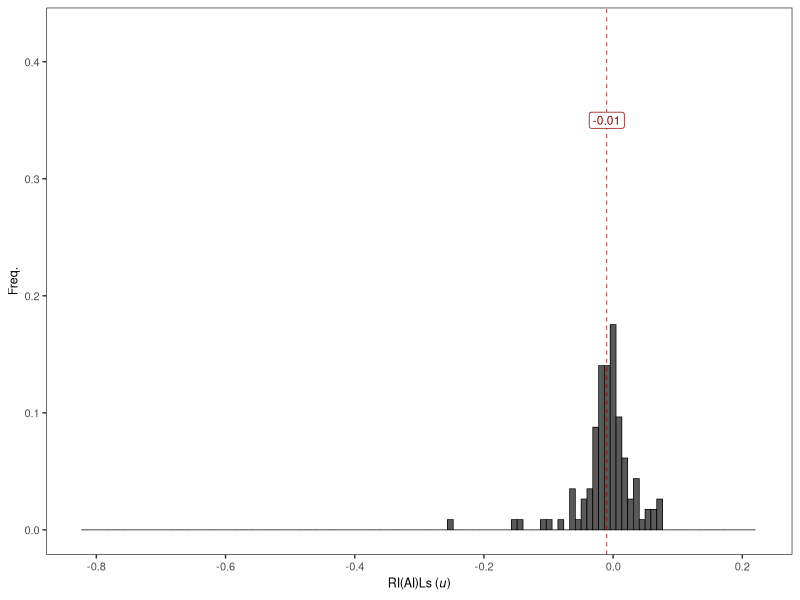
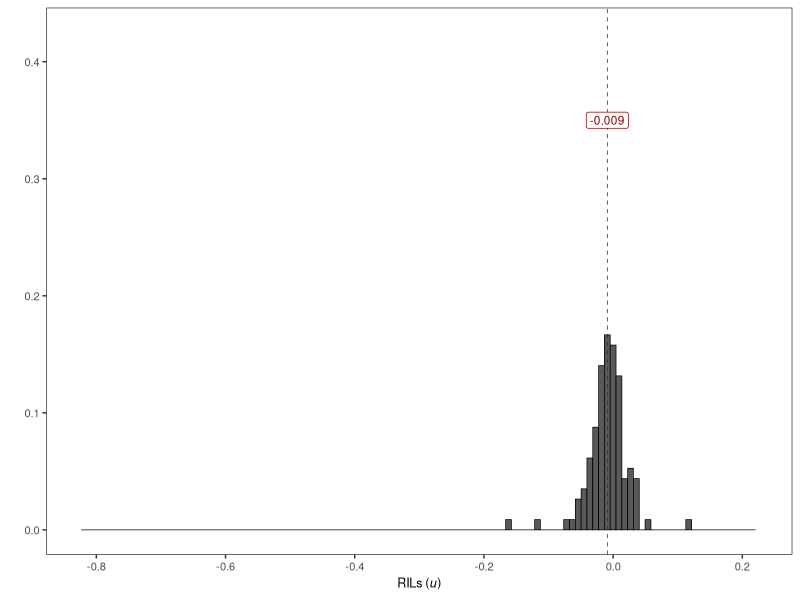
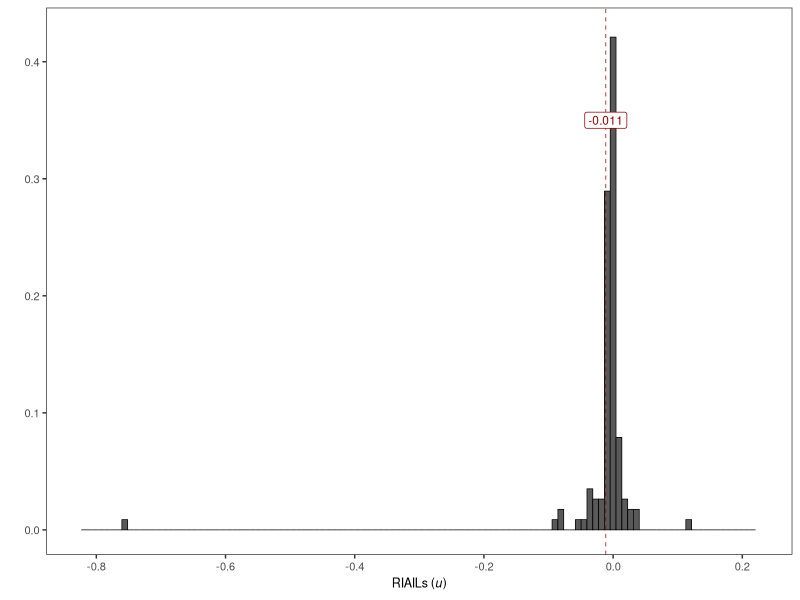
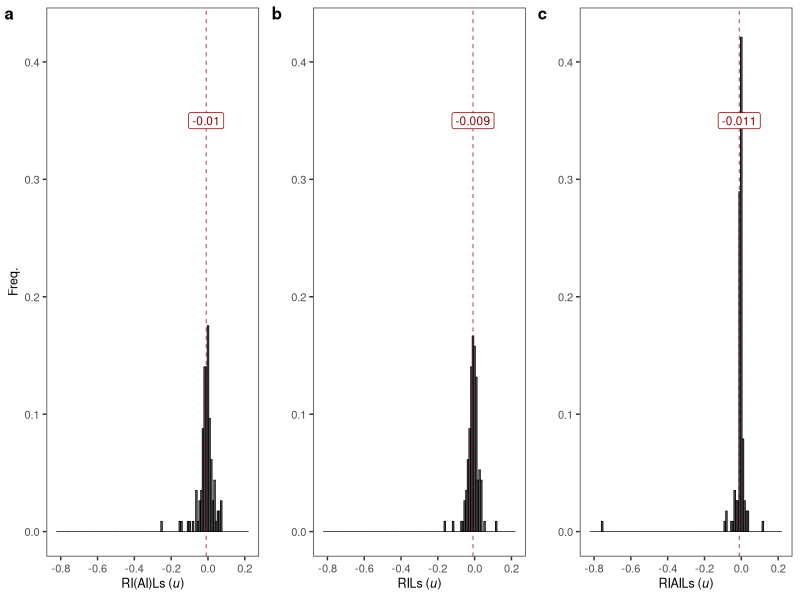
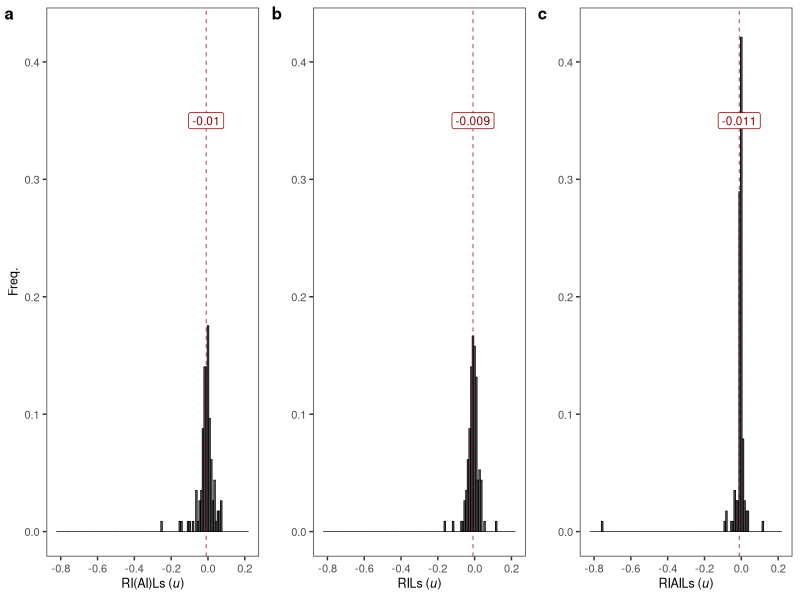
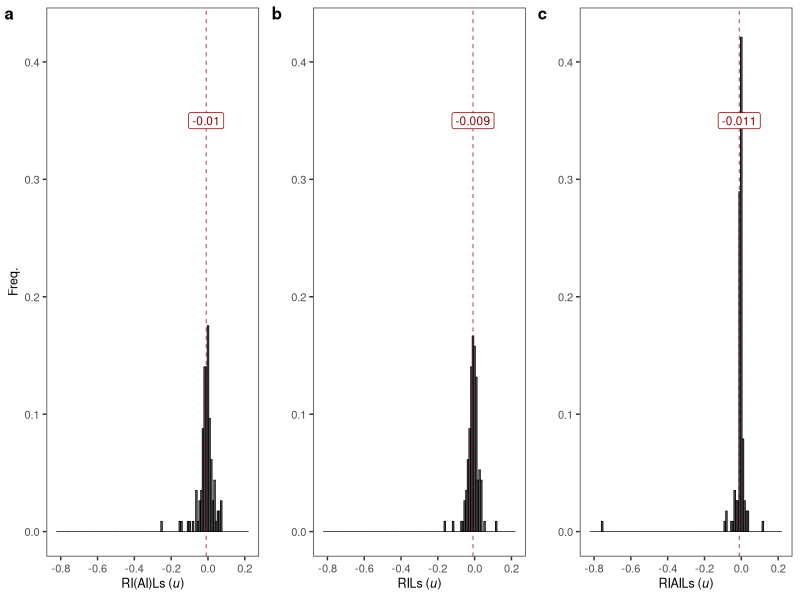

These charts were generated, in order, by the following R code:
library(tidyverse)

# Set working directory
setwd(glue::glue("{dirname(rstudioapi::getActiveDocumentContext()$path)}/.."))

# load data
df_all <- data.table::fread("data/processed/Table_posterior_haplotype_effects_RIL+RIAIL.csv")
df_ril <- data.table::fread("data/processed/Table_posterior_haplotype_effects_RIL.csv")
df_riails <- data.table::fread("data/processed/Table_posterior_haplotype_effects_RIAIL.csv")

# get max x range for all dfs
ax <- c(max(df_all$mean), min(df_all$mean))
bx <- c(max(df_ril$mean), min(df_ril$mean))
cx <- c(max(df_riails$mean), min(df_riails$mean))

# plot the histogram with freq on y and Delta (w) on x
a <- ggplot(df_all) +
  aes(x = mean, y=stat(count)/sum(stat(count))) +
  geom_histogram(binwidth = 0.009, color = "black", linewidth = 0.25) +
  geom_vline(xintercept = mean(df_all$mean), linetype = 2, color = "darkred", linewidth = 0.25) +
  annotate(geom = "label", x = mean(df_all$mean), y = 0.35, size = 3,
           label = glue::glue("{round(mean(df_all$mean), digits=3)}"),
           color = "darkred", size = 3) +
  labs(y = "Freq.", x = expression(paste('RI(AI)Ls (',italic('u'),')'))) +
  scale_x_continuous(labels = scales::number_format(accuracy = 0.1),
                     limits = c(-0.825, 0.225),
                     breaks = c(-0.8, -0.6, -0.4, -0.2, 0, 0.2)) +
  scale_y_continuous(labels = scales::number_format(accuracy = 0.1),
                     limits = c(0, 0.425)) +
  theme_bw() +
  theme(panel.grid = element_blank(),
        axis.title = element_text(size = 9),
        axis.text = element_text(size = 8))
a

b <- ggplot(df_ril) +
  aes(x = mean, y=stat(count)/sum(stat(count))) +
  geom_histogram(binwidth = 0.009, color = "black", linewidth = 0.25) +
  geom_vline(xintercept = mean(df_ril$mean), linetype = 2, color = "darkred", linewidth = 0.25) +
  annotate(geom = "label", x = mean(df_ril$mean), y = 0.35, size = 3,
           label = glue::glue("{round(mean(df_ril$mean), digits=3)}"),
           color = "darkred", size = 3) +
  labs(y = "", x = expression(paste('RILs (',italic('u'),')'))) +
  scale_x_continuous(labels = scales::number_format(accuracy = 0.1),
                     limits = c(-0.825, 0.225),
                     breaks = c(-0.8, -0.6, -0.4, -0.2, 0, 0.2)) +
  scale_y_continuous(labels = scales::number_format(accuracy = 0.1),
                     limits = c(0, 0.425)) +
  theme_bw() +
  theme(panel.grid = element_blank(),
        axis.title = element_text(size = 9),
        axis.text = element_text(size = 8))
b

c <- ggplot(df_riails) +
  aes(x = mean, y=stat(count)/sum(stat(count))) +
  geom_histogram(binwidth = 0.009, color = "black", linewidth = 0.25) +
  geom_vline(xintercept = mean(df_riails$mean), linetype = 2, color = "darkred", linewidth = 0.25) +
  annotate(geom = "label", x = mean(df_riails$mean), y = 0.35, size = 3,
           label = glue::glue("{round(mean(df_riails$mean), digits=3)}"),
           color = "darkred", size = 3) +
  labs(y = "", x = expression(paste('RIAILs (',italic('u'),')'))) +
  scale_x_continuous(labels = scales::number_format(accuracy = 0.1),
                     limits = c(-0.825, 0.225),
                     breaks = c(-0.8, -0.6, -0.4, -0.2, 0, 0.2)) +
  scale_y_continuous(labels = scales::number_format(accuracy = 0.1),
                     limits = c(0, 0.425)) +
  theme_bw() +
  theme(panel.grid = element_blank(),
        axis.title = element_text(size = 9),
        axis.text = element_text(size = 8))
c

# put them together
#fig5 <- cowplot::plot_grid(a, b, c, labels = c("a", "b", "c"), ncol = 1, align = "vh", axis = "tblr", label_size = 12)
fig5 <- cowplot::plot_grid(a, b, c, labels = c("a", "b", "c"), ncol = 3, align = "vh", axis = "tblr", label_size = 12)
fig5

# save it
ggsave(fig5, filename = "figures/figure5.png", width = 6.25, height = 2.25)
ggsave(fig5, filename = "figures/figure5.pdf", width = 6.25, height = 2.25)
